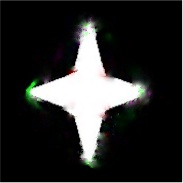
#> input picture Image Processing in OpenCV/Contours in OpenCV/More Functions/Bounding.jpg, 183 x 183 px
$ python Convexity.py   (older library calls are emulated)
#> lines starting #> are read from the running program, lines starting #| are printed output that depends on the picture; after the words box and inside, x2 and y2 are one past the last pixel; in counts of white or black regions, pixels touching at a corner belong together
# -*- dofing: utf-8 -*-
"""
@ author: wuxin
"""

import cv2 as cv
import numpy as np
from matplotlib import pyplot as plt

if __name__ == "__main__":

    img = cv.imread("Bounding.jpg")
#> img is the input picture: shape (183, 183, 3); mean B, G, R 42.9, 43.7, 43.1
    img1 = np.copy(img)

    gray = cv.cvtColor(img, cv.COLOR_BGR2GRAY)

    ret, thresh = cv.threshold(gray, 127, 255, 0)
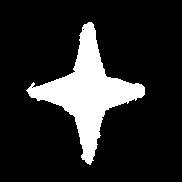
#> thresh: shape (183, 183); 16.6% white; 2 white regions
    image, contours, hierarchy = cv.findContours(thresh,2,1)
#> contours = 4 contours, 3 with area under 20; largest, box (x1, y1, x2, y2) and area: (26, 22, 145, 165) 4982
    # 轮廓
    cnt = contours[0]
#> cnt = contour of 414 points, box (x1, y1, x2, y2) (26, 22, 145, 165), area 4982

    hull = cv.convexHull(cnt, returnPoints = False)
#> hull = [411, 409, 319, 312, 211, 210, 208, 202, 111, 106, 100, 5, 4, 0]
    defects = cv.convexityDefects(cnt, hull)
#> defects = [[0, 4, 2, 229], [5, 100, 51, 6250], [100, 106, 101, 164], [106, 111, 108, 176], [111, 202, 160, 5478], [202, 208, 204, 320], [208, 210, 209, 114], [211, 312, 267, 5450], [319, 409, 358, 5827]]

    for i in range(defects.shape[0]):
        s, e, f, d = defects[i, 0]
        start = tuple(cnt[s][0])
        end = tuple(cnt[s][0])
        far = tuple(cnt[f][0])
        cv.line(img1, start, end, [0, 255, 0], 2)
        cv.circle(img1, far, 5, [0, 0, 255], -1)
#> this loop made 9 passes
#> (s, e, f, d, end, far) on passes 1 to 9: (0, 4, 2, 229, (88, 22), (86, 24)), (5, 100, 51, 6250, (83, 25), (75, 71)), (100, 106, 101, 164, (31, 84), (31, 85)), (106, 111, 108, 176, (26, 90), (28, 92)), (111, 202, 160, 5478, (29, 95), (75, 117)), (202, 208, 204, 320, (82, 159), (84, 159)), (208, 210, 209, 114, (87, 163), (88, 163)), (211, 312, 267, 5450, (90, 164), (104, 111)), (319, 409, 358, 5827, (144, 87), (105, 75))
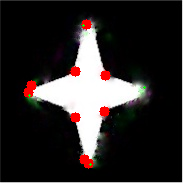
#> img1: shape (183, 183, 3); 2.08% of pixels changed, all inside (x1, y1, x2, y2) = (23, 19, 146, 169)

    cv.imshow('img',img)
    cv.imshow('img1',img1)
    cv.waitKey(0)
    cv.destroyAllWindows()

$ run again, with Image Processing in OpenCV/Contours in OpenCV/More Functions/bound.jpg copied over Image Processing in OpenCV/Contours in OpenCV/More Functions/Bounding.jpg
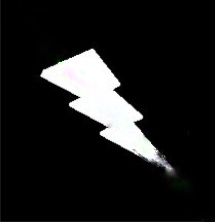
#> input picture Image Processing in OpenCV/Contours in OpenCV/More Functions/bound.jpg, 215 x 222 px
#> img is the input picture: shape (222, 215, 3); mean B, G, R 27.2, 27.2, 27.1
#> `ret, thresh = cv.threshold(gray, 127, 255, 0)`:
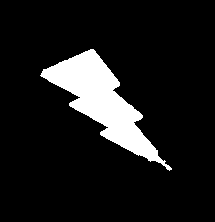
#> thresh: shape (222, 215); 10.6% white; 1 white region
#> contours = 1 contour; box (x1, y1, x2, y2) and area: (40, 49, 172, 171) 4851
#> cnt = contour of 368 points, box (x1, y1, x2, y2) (40, 49, 172, 171), area 4851
#> hull = 20 values, max 365 at index 0, min 0 at index 19, mean 190
#> defects = 16 rows, first 6: [0, 5, 3, 190], [5, 31, 23, 326], [31, 47, 37, 322], [47, 53, 48, 114], [53, 106, 93, 3448], [107, 156, 144, 2732]
#> the loop `for i in range(defects.shape[0]):` made 16 passes
#> (s, e, f, d, end, far) on passes 1 to 8: (0, 5, 3, 190, (90, 49), (87, 51)), (5, 31, 23, 326, (85, 51), (67, 60)), (31, 47, 37, 322, (59, 62), (53, 66)), (47, 53, 48, 114, (43, 69), (43, 70)), (53, 106, 93, 3448, (40, 75), (80, 97)), (107, 156, 144, 2732, (70, 106), (107, 126)), (156, 161, 159, 176, (101, 135), (104, 136)), (161, 189, 174, 218, (106, 138), (119, 144))
#> after the loop `for i in range(defects.shape[0]):`:
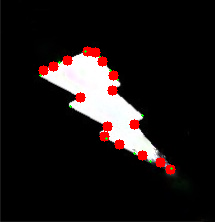
#> img1: shape (222, 215, 3); 2.78% of pixels changed, all inside (x1, y1, x2, y2) = (38, 46, 176, 175)
